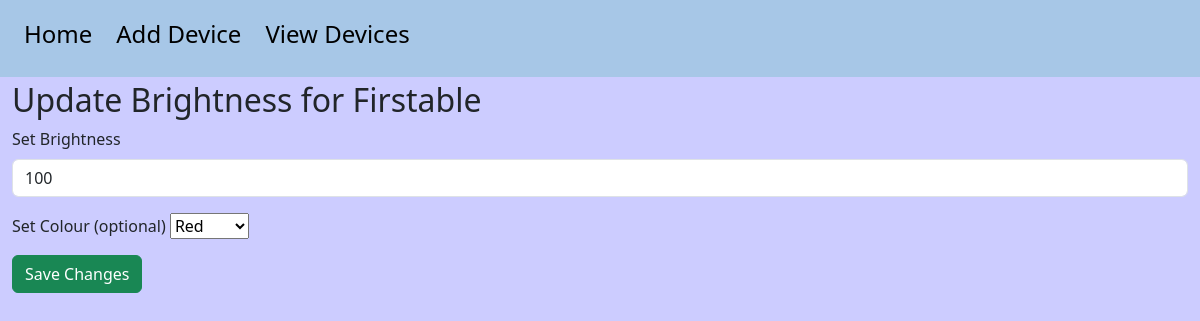
/update_brightness/1, run on the app's committed database.
### database.py (models this page shows, shortened)
class Device(db.Model):
    __tablename__ = "devices"
    id = db.Column(db.Integer, primary_key=True)
    name = db.Column(db.String(80), nullable=False)
    type = db.Column(db.String(20), nullable=False)
    status = db.Column(db.Boolean, default=False)
    temperature = db.Column(db.Integer, nullable=True)
    brightness = db.Column(db.Integer, nullable=True)
    colour = db.Column(db.String(20), nullable=True)

### routes.py (the view, shortened to what this page needs)
@app.route('/update_brightness/<int:device_id>', methods=['GET', 'POST'])
def update_brightness(device_id):
    device = Device.query.get_or_404(device_id)
    if device.type not in ('BasicLight', 'ColourLight'):
        return "Brightness can't be updated for this device.", 400
    form = UpdateBrightnessForm()
    return render_template('update_light.html', form=form, device=device, title='Change Light')

### forms.py
class UpdateBrightnessForm(FlaskForm):
    brightness = IntegerField('Set Brightness', validators=[DataRequired()])
    colour = SelectField('Set Colour (optional)', choices=[(c.name, c.value.title()) for c in Colour], validators=[Optional()])
    submit = SubmitField('Save Changes')

### templates/update_light.html (shortened to what this page needs)
{% extends 'base.html' %}
{% block body %}
<h2>Update Brightness for {{ device.name }}</h2>
<form method="POST">
    <div class="mb-3">
        {{ form.brightness.label(class="form-label") }}
        {{ form.brightness(class="form-control", value=device.brightness or '') }}
    </div>
    <div class="mb-3">
        {% if device.type == 'ColourLight' %}
            {{ form.colour.label }} {{ form.colour() }}
        {% endif %}
    </div>
    <button type="submit" class="btn btn-success">{{ form.submit.label.text }}</button>
</form>
{% endblock %}

### static/style.css (style rules this page uses)
body { background-color: #CCCCFF; }

### data on the page
Device: name "Firstable", brightness "100", colour "Red"
